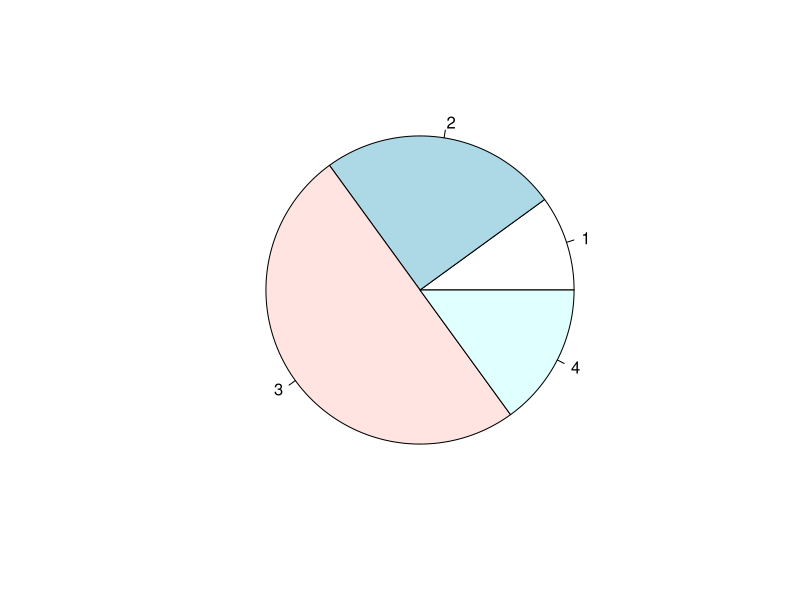
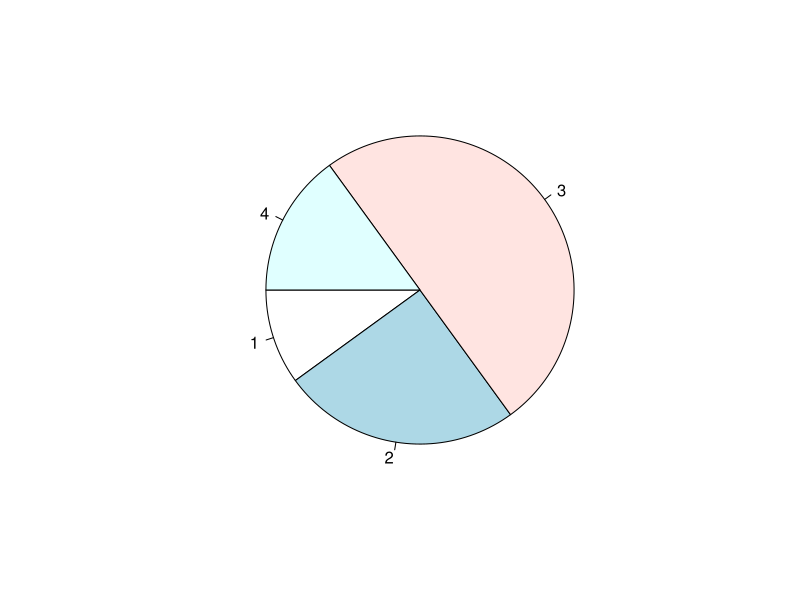
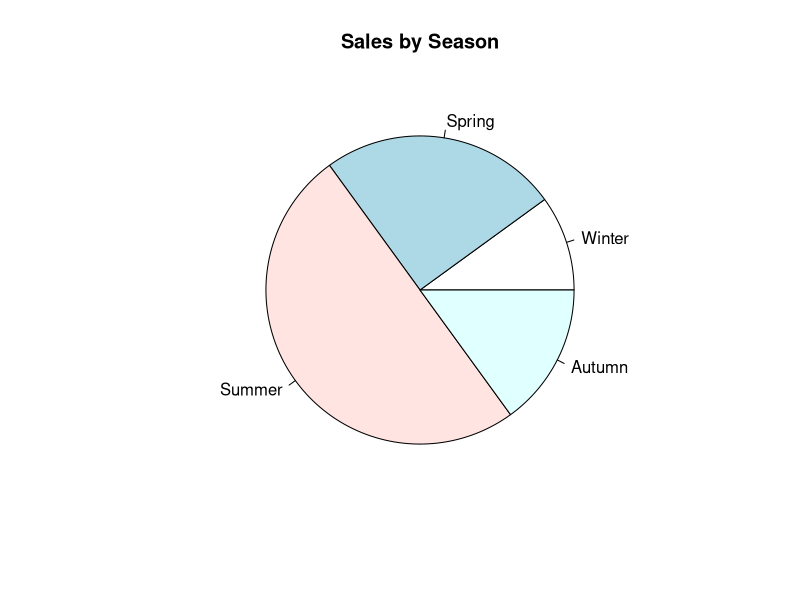
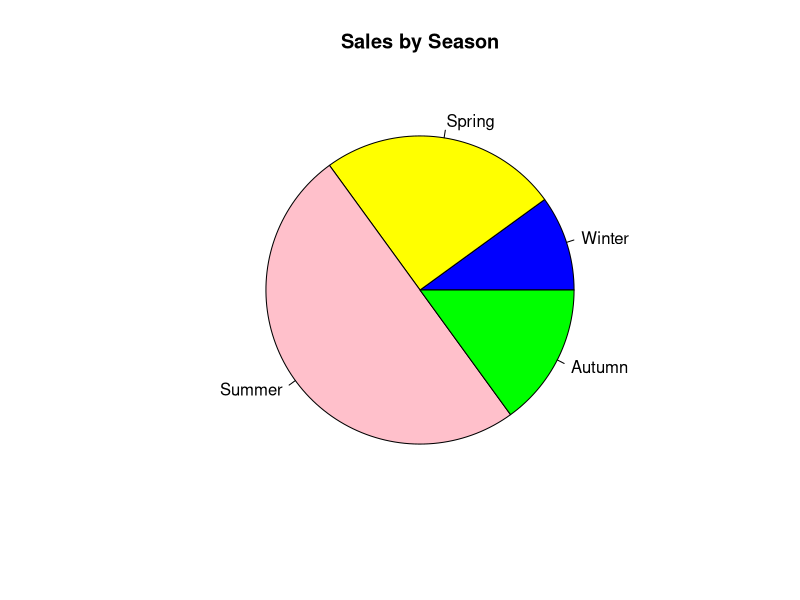
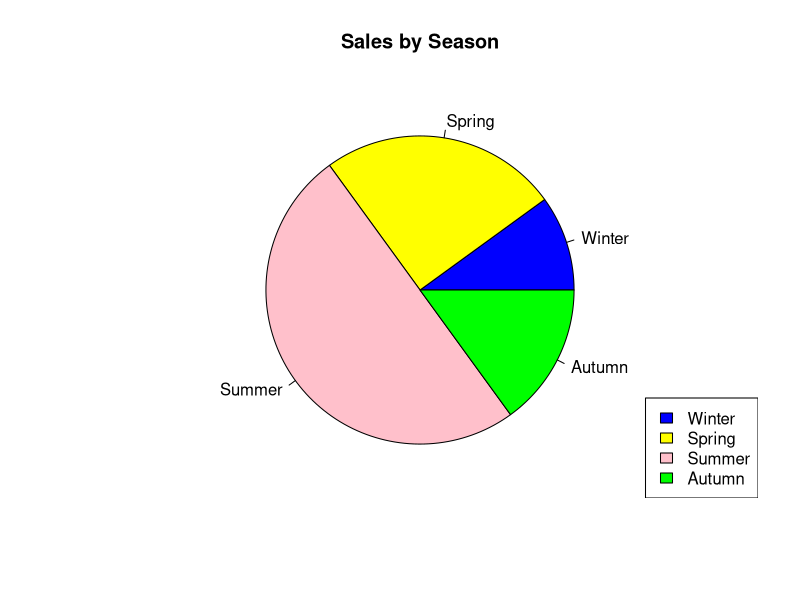

These figures' R source, in order:
#Pie charts in R

#We use pie() function to draw pie charts.

x=c(10, 25, 50, 15)
pie(x)

#We can change the starting angle of the pie with
#init.angle= function and rotate/flip our charts.

pie(x, init.angle=180)

##Adding labels and headers to the chart
label1=c("Winter", "Spring", "Summer", "Autumn")
pie(x, label=label1, main="Sales by Season")

##We can also define colors as a list and add it.
color1=c("blue", "yellow", "pink", "green")
pie(x, label=label1, main="Sales by Season", col=color1)

##We can use a legend to make our chart more presentable
label1=c("Winter", "Spring", "Summer", "Autumn")
color1=c("blue", "yellow", "pink", "green")

pie(x, label=label1, main="Sales by Season", col=color1)
legend("bottomright", label1, fill=color1)

#Possible legend positions are:
#   bottomright, bottom, bottomleft, left, topleft
#   top, topright, right, center